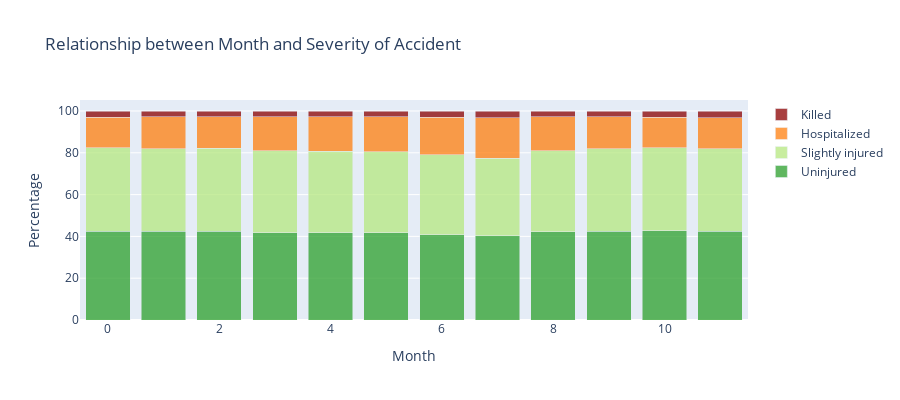

Write notebook code for a chart like this one.
### Code cell
# -------------------------------------------------------------------------------------------------
# Month vs. Severity
#
# Distribution per month and severity class varies only slightly
#
# Chi-square test: H0 should be rejected, since the p-value is large
#
# todo: cramer
# -------------------------------------------------------------------------------------------------

importlib.reload(lib_graph_2)

lib_graph_2.sns_countplot(df_acc_target, 'acc_month', column_title='Hour', title='Number of Accidents per Month')
lib_graph_2.grav_cat_barplot(df_acc_target, 'acc_month', 'Month', list(range(0, 12, 1)))
lib_graph_2.grav_cat_cross_heatmap(df_acc_target, 'acc_month', 'Month', 'Month vs. Severity', yticks=list(range(0, 12, 1)))
lib_graph_2.grav_cat_chi2(df_acc_target, 'acc_month', cramer=True, cramer_evaluation=True)

### Figure 1 — Plotly figure (JSON) as saved in the notebook; plotly's stock layout.template omitted (floating-point values rounded to 4 significant figures)
{"data": [{"marker": {"color": "#2CA02C"}, "name": "Uninjured", "opacity": 0.75, "type": "bar", "x": [0, 1, 2, 3, 4, 5, 6, 7, 8, 9, 10, 11], "y": [42.35, 42.46, 42.37, 41.79, 41.64, 41.7, 40.75, 40.36, 42.19, 42.48, 42.71, 42.55]}, {"marker": {"color": "#B6E880"}, "name": "Slightly injured", "opacity": 0.75, "type": "bar", "x": [0, 1, 2, 3, 4, 5, 6, 7, 8, 9, 10, 11], "y": [40.05, 39.4, 39.81, 39.26, 38.99, 38.8, 38.24, 37.06, 38.84, 39.38, 39.59, 39.48]}, {"marker": {"color": "#FF7F0E"}, "name": "Hospitalized", "opacity": 0.75, "type": "bar", "x": [0, 1, 2, 3, 4, 5, 6, 7, 8, 9, 10, 11], "y": [14.66, 15.29, 15.07, 16.08, 16.65, 16.8, 17.97, 19.31, 16.2, 15.34, 14.79, 14.8]}, {"marker": {"color": "darkred"}, "name": "Killed", "opacity": 0.75, "type": "bar", "x": [0, 1, 2, 3, 4, 5, 6, 7, 8, 9, 10, 11], "y": [2.93, 2.858, 2.751, 2.868, 2.715, 2.695, 3.036, 3.266, 2.772, 2.809, 2.905, 3.162]}], "layout": {"barmode": "stack", "height": 400, "title": {"text": "Relationship between Month and Severity of Accident"}, "xaxis": {"title": {"text": "Month"}}, "yaxis": {"title": {"text": "Percentage"}}}}
